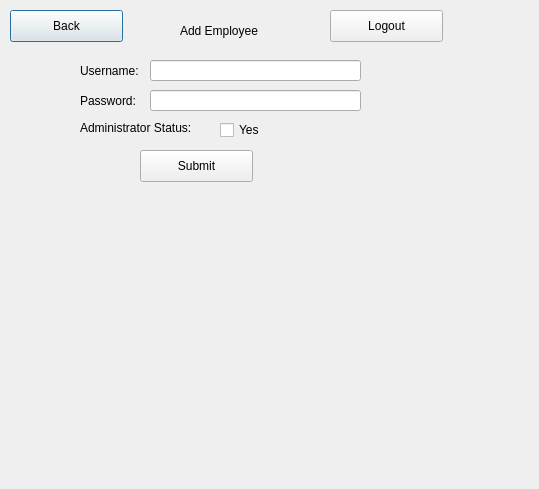
<?xml version="1.0" encoding="UTF-8"?>
<ui version="4.0">
 <class>addEmployee</class>
 <widget class="QDialog" name="addEmployee">
  <property name="geometry">
   <rect>
    <x>0</x>
    <y>0</y>
    <width>539</width>
    <height>489</height>
   </rect>
  </property>
  <property name="windowTitle">
   <string>Dialog</string>
  </property>
  <widget class="QLabel" name="username">
   <property name="geometry">
    <rect>
     <x>80</x>
     <y>60</y>
     <width>81</width>
     <height>21</height>
    </rect>
   </property>
   <property name="text">
    <string>Username:</string>
   </property>
  </widget>
  <widget class="QLabel" name="password">
   <property name="geometry">
    <rect>
     <x>80</x>
     <y>90</y>
     <width>71</width>
     <height>21</height>
    </rect>
   </property>
   <property name="text">
    <string>Password:</string>
   </property>
  </widget>
  <widget class="QLineEdit" name="lineEdit_username">
   <property name="geometry">
    <rect>
     <x>150</x>
     <y>60</y>
     <width>211</width>
     <height>21</height>
    </rect>
   </property>
  </widget>
  <widget class="QLineEdit" name="lineEdit_password">
   <property name="geometry">
    <rect>
     <x>150</x>
     <y>90</y>
     <width>211</width>
     <height>21</height>
    </rect>
   </property>
  </widget>
  <widget class="QLabel" name="adminstatus">
   <property name="geometry">
    <rect>
     <x>80</x>
     <y>120</y>
     <width>131</width>
     <height>16</height>
    </rect>
   </property>
   <property name="text">
    <string>Administrator Status:</string>
   </property>
  </widget>
  <widget class="QLabel" name="addmemberlogo">
   <property name="geometry">
    <rect>
     <x>180</x>
     <y>20</y>
     <width>91</width>
     <height>21</height>
    </rect>
   </property>
   <property name="text">
    <string>Add Employee</string>
   </property>
  </widget>
  <widget class="QPushButton" name="back_button">
   <property name="geometry">
    <rect>
     <x>10</x>
     <y>10</y>
     <width>113</width>
     <height>32</height>
    </rect>
   </property>
   <property name="text">
    <string>Back</string>
   </property>
  </widget>
  <widget class="QPushButton" name="button_submit">
   <property name="geometry">
    <rect>
     <x>140</x>
     <y>150</y>
     <width>113</width>
     <height>32</height>
    </rect>
   </property>
   <property name="text">
    <string>Submit</string>
   </property>
  </widget>
  <widget class="QPushButton" name="logout_button">
   <property name="geometry">
    <rect>
     <x>330</x>
     <y>10</y>
     <width>113</width>
     <height>32</height>
    </rect>
   </property>
   <property name="text">
    <string>Logout</string>
   </property>
  </widget>
  <widget class="QCheckBox" name="adminyes">
   <property name="geometry">
    <rect>
     <x>220</x>
     <y>120</y>
     <width>87</width>
     <height>20</height>
    </rect>
   </property>
   <property name="text">
    <string>Yes</string>
   </property>
  </widget>
 </widget>
 <resources/>
 <connections/>
</ui>
